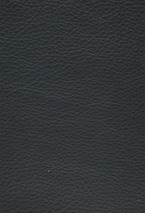
#> input picture atlantic.jpg, 145 x 213 px
$ python crop_sofa_grid.py --grid ../SAR-MNKY-LUSH-1.jpg --reference ../atlantic.jpg
#> lines starting #> are read from the running program, lines starting #| are printed output that depends on the picture
"""
Crop a 3x3 sofa swatch grid into transparent PNGs (sofa only, 800px wide)
and optional lifestyle-room composites.
"""
from __future__ import annotations

import argparse
import json
import os
from pathlib import Path

from PIL import Image

LABELS = [
    ("bali-silk", 0, 0),
    ("evoque-mist", 0, 1),
    ("evoque-ardesia", 0, 2),
    ("evoque-frost", 1, 0),
    ("evoque-atlantic", 1, 1),
    ("bali-spider", 1, 2),
    ("bali-currant", 2, 0),
    ("bali-marble", 2, 1),
    ("bali-harvest", 2, 2),
]

SOFA_PRODUCT_WIDTH_PX = 800
WHITE_THRESHOLD = 248
# Sofa width as a fraction of the lifestyle room image width (tuned for rug scale).
ROOM_SOFA_WIDTH_RATIO = 0.48
ROOM_ANCHOR_X = 0.5
ROOM_ANCHOR_Y = 0.72


def open_image(path: Path) -> Image.Image:
    p = str(path.resolve())
    if len(p) > 260 and os.name == "nt":
        p = "\\\\?\\" + os.path.abspath(p)
    return Image.open(p)
#> returned value is the input picture: PIL image 145x213 RGB; mean R, G, B 49.4, 53.2, 56.1


def white_to_alpha(img: Image.Image, threshold: int = WHITE_THRESHOLD) -> Image.Image:
#> called with threshold = 248
    rgba = img.convert("RGBA")
    px = rgba.load()
    w, h = rgba.size
#> w = 145; h = 213
    for y in range(h):
        for x in range(w):
            r, g, b, a = px[x, y]
            if r >= threshold and g >= threshold and b >= threshold:
                px[x, y] = (255, 255, 255, 0)
            elif r >= 235 and g >= 235 and b >= 235:
                # Soft edge so compositing does not leave a white halo.
                edge = max(r, g, b)
                alpha = min(255, int((255 - edge) * 18))
                px[x, y] = (r, g, b, alpha)
    return rgba


def row_ink(im: Image.Image, y: int) -> int:
    w = im.size[0]
    px = im.load()
    count = 0
    for x in range(w):
        r, g, b, a = px[x, y]
        if a > 20 and (r + g + b) < 740:
            count += 1
    return count


def sofa_only_bbox(rgba: Image.Image) -> tuple[int, int, int, int] | None:
    """Crop box for sofa only (excludes swatch label text under the product)."""
    full = rgba.getbbox()
    if not full:
        return None
    crop = rgba.crop(full)
    w, h = crop.size
    inks = [row_ink(crop, y) for y in range(h)]

    gaps: list[tuple[int, int]] = []
    gap_start: int | None = None
    for y in range(h):
        if inks[y] < w * 0.05:
            if gap_start is None:
                gap_start = y
        elif gap_start is not None and y - gap_start >= 8:
            gaps.append((gap_start, y))
            gap_start = None
        else:
            gap_start = None

    bottom_gaps = [(start, end) for start, end in gaps if start > h * 0.45]
    if bottom_gaps:
        gap_start, _gap_end = bottom_gaps[-1]
        sofa_bottom = gap_start - 1
        for y in range(gap_start - 1, max(-1, gap_start - 12), -1):
            if inks[y] >= w * 0.05:
                sofa_bottom = y
    else:
        sofa_bottom = h - 1
        for y in range(h - 1, -1, -1):
            if inks[y] > w * 0.12:
                sofa_bottom = y
                break

    if sofa_bottom < h * 0.25:
        sofa_bottom = h - 1
    return (full[0], full[1], full[2], full[1] + sofa_bottom + 1)


def scale_sofa_to_width(sofa: Image.Image, target_width: int) -> Image.Image:
    w, h = sofa.size
    if w <= 0:
        return sofa
    scale = target_width / w
    nh = max(1, int(h * scale))
    return sofa.resize((target_width, nh), Image.Resampling.LANCZOS)


def extract_sofa_from_cell(cell: Image.Image, product_width: int) -> Image.Image | None:
    rgba = white_to_alpha(cell)
    bbox = sofa_only_bbox(rgba)
    if not bbox:
        return None
    sofa = rgba.crop(bbox)
    return scale_sofa_to_width(sofa, product_width)


def reference_sofa_width(ref_path: Path) -> int:
    ref = white_to_alpha(open_image(ref_path))
    bbox = ref.getbbox()
#> bbox = (0, 0, 145, 213)
    if not bbox:
        return SOFA_PRODUCT_WIDTH_PX
    return bbox[2] - bbox[0]


def room_placement(room: Image.Image) -> dict[str, float | int]:
    rw, rh = room.size
    sofa_w = int(rw * ROOM_SOFA_WIDTH_RATIO)
    x = int(rw * ROOM_ANCHOR_X - sofa_w / 2)
    y = int(rh * ROOM_ANCHOR_Y)
    return {"room_width": rw, "room_height": rh, "sofa_width": sofa_w, "x": x, "y": y}


def composite_on_room(sofa: Image.Image, room: Image.Image) -> Image.Image:
    base = room.convert("RGBA")
    place = room_placement(room)
    scaled = scale_sofa_to_width(sofa, int(place["sofa_width"]))
    sw, sh = scaled.size
    x = int(place["x"])
    y = int(place["y"]) - sh
    layer = Image.new("RGBA", base.size, (0, 0, 0, 0))
    layer.paste(scaled, (x, y), scaled)
    return Image.alpha_composite(base, layer).convert("RGB")


def crop_grid(
    grid_path: Path,
    ref_path: Path,
    out_dir: Path,
    room_path: Path | None = None,
    product_width: int = SOFA_PRODUCT_WIDTH_PX,
) -> None:
    ref_w = reference_sofa_width(ref_path)
#> ref_w = 145
    if product_width <= 0:
        product_width = SOFA_PRODUCT_WIDTH_PX
    print(f"Reference sofa width: {ref_w}px -> exporting at {product_width}px wide")
#| Reference sofa width: 145px -> exporting at 800px wide

    grid = open_image(grid_path).convert("RGB")
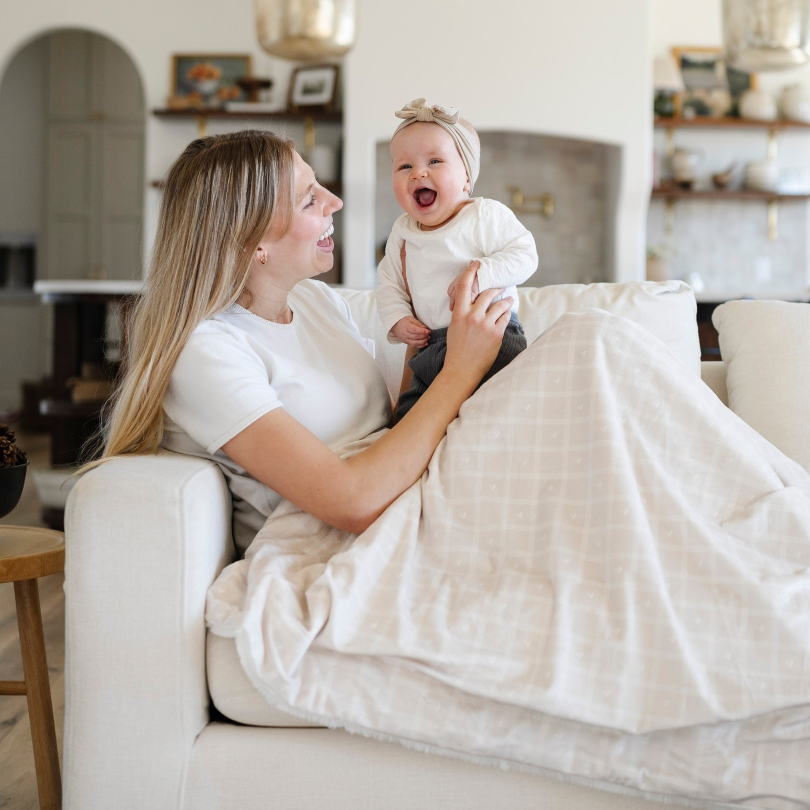
#> input picture SAR-MNKY-LUSH-1.jpg, 1620 x 1620 px (shown at 1/2 size)
#> in open_image, returned value is the input picture: PIL image 1620x1620 RGB; mean R, G, B 180.1, 171.3, 162.5
    gw, gh = grid.size
#> gw = 1620; gh = 1620
    cell_w = gw // 3
#> cell_w = 540
    cell_h = gh // 3
#> cell_h = 540

    out_dir.mkdir(parents=True, exist_ok=True)
    meta: dict[str, object] = {
        "productWidthPx": product_width,
        "referenceSofaWidthPx": ref_w,
        "files": {},
    }

    room: Image.Image | None = None
    in_room_dir: Path | None = None
    if room_path and room_path.is_file():
        room = open_image(room_path).convert("RGB")
        in_room_dir = out_dir / "in-room"
        in_room_dir.mkdir(parents=True, exist_ok=True)
        meta["room"] = {
            "path": str(room_path),
            **room_placement(room),
            "widthRatio": ROOM_SOFA_WIDTH_RATIO,
        }

    for slug, row, col in LABELS:
        left = col * cell_w
        top = row * cell_h
        right = left + cell_w if col < 2 else gw
        bottom = top + cell_h if row < 2 else gh
        cell = grid.crop((left, top, right, bottom))
        sofa = extract_sofa_from_cell(cell, product_width)
        if sofa is None:
            print(f"Skip {slug}: no sofa detected")
            continue

        dest = out_dir / f"{slug}.png"
        sofa.save(dest, format="PNG", optimize=True)
        print(f"Wrote {dest} ({sofa.size[0]}x{sofa.size[1]}, RGBA)")

        entry: dict[str, int] = {"width": sofa.size[0], "height": sofa.size[1]}
        if room is not None and in_room_dir is not None:
            preview = composite_on_room(sofa, room)
            preview_path = in_room_dir / f"{slug}.jpg"
            preview.save(preview_path, format="JPEG", quality=92)
            print(f"Wrote {preview_path}")
            entry["inRoomPreview"] = preview_path.name
        meta["files"][slug] = entry
#> this loop made 9 passes
#> bbox in extract_sofa_from_cell on pass 1: (0, 0, 540, 540)
#> pass 1, in crop_grid, `cell = grid.crop((left, top, right, bottom))`:
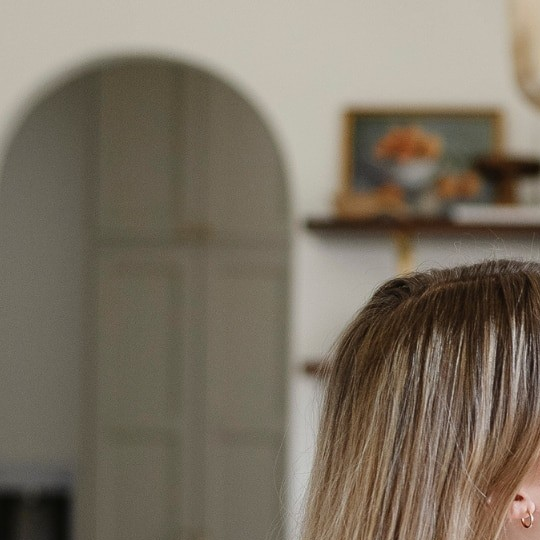
#> cell: PIL image 540x540 RGB; mean R, G, B 123.7, 113.8, 98.9
#> pass 2, in crop_grid, `cell = grid.crop((left, top, right, bottom))`:
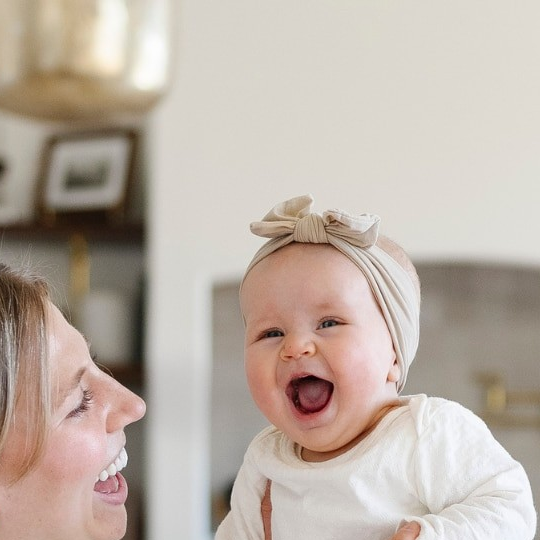
#> cell: PIL image 540x540 RGB; mean R, G, B 189.6, 177.2, 167
#> after the loop:
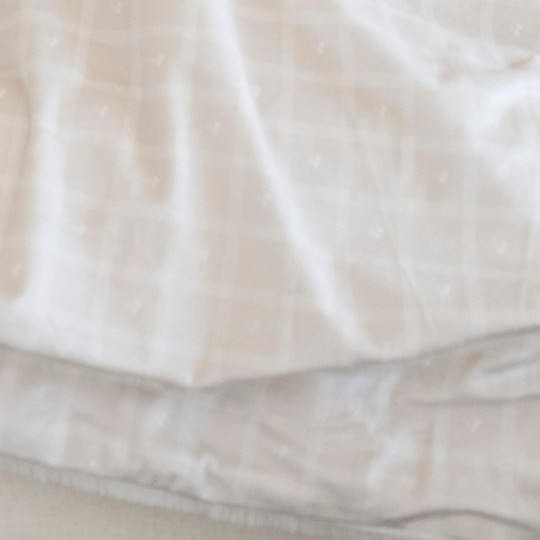
#> cell: PIL image 540x540 RGB; mean R, G, B 204.2, 199.9, 196.3

    meta_path = out_dir / "placement.json"
    meta_path.write_text(json.dumps(meta, indent=2), encoding="utf-8")
    print(f"Wrote {meta_path}")


def main() -> None:
    parser = argparse.ArgumentParser(
        description="Crop 3x3 sofa grid to transparent 800px-wide sofa PNGs."
    )
    parser.add_argument("--grid", type=Path, required=True, help="3x3 grid source image")
    parser.add_argument(
        "--reference",
        type=Path,
        required=True,
        help="Single-sofa reference (used to verify target width)",
    )
    parser.add_argument(
        "--room",
        type=Path,
        default=None,
        help="Lifestyle room backdrop for in-room preview composites",
    )
    parser.add_argument(
        "--width",
        type=int,
        default=SOFA_PRODUCT_WIDTH_PX,
        help="Sofa width in pixels on transparent PNG (default: 800)",
    )
    parser.add_argument(
        "--out-dir",
        type=Path,
        default=Path("vspfiles/images/sofa-swatches"),
        help="Output directory",
    )
    args = parser.parse_args()
    crop_grid(
        args.grid.resolve(),
        args.reference.resolve(),
        args.out_dir.resolve(),
        args.room.resolve() if args.room else None,
        args.width,
    )


if __name__ == "__main__":
    main()
